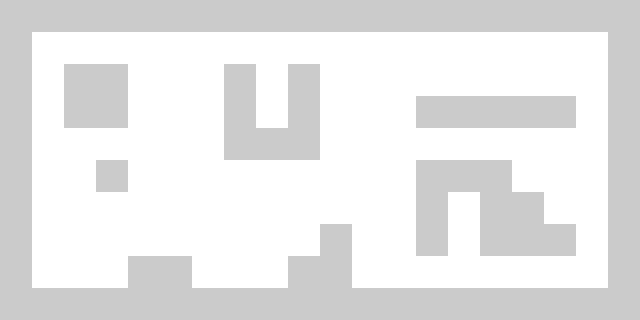

Tiled map render using the project's own tile images. Description and the whole map definition, tile-layer contents included, below:
An orthogonal 20x10 tile map with 32x32 px tiles, 1 tile layer (Calque de Tuiles 1).

<map version="1.10" tiledversion="1.11.0" orientation="orthogonal" renderorder="right-down" width="20" height="10" tilewidth="32" tileheight="32" infinite="0" nextlayerid="2" nextobjectid="1">
 <tileset firstgid="1" source="blanc_et_girs_001.tsx" />
 <layer id="1" name="Calque de Tuiles 1" width="20" height="10">
  <data encoding="csv">
2,2,2,2,2,2,2,2,2,2,2,2,2,2,2,2,2,2,2,2,
2,1,1,1,1,1,1,1,1,1,1,1,1,1,1,1,1,1,1,2,
2,1,2,2,1,1,1,2,1,2,1,1,1,1,1,1,1,1,1,2,
2,1,2,2,1,1,1,2,1,2,1,1,1,2,2,2,2,2,1,2,
2,1,1,1,1,1,1,2,2,2,1,1,1,1,1,1,1,1,1,2,
2,1,1,2,1,1,1,1,1,1,1,1,1,2,2,2,1,1,1,2,
2,1,1,1,1,1,1,1,1,1,1,1,1,2,1,2,2,1,1,2,
2,1,1,1,1,1,1,1,1,1,2,1,1,2,1,2,2,2,1,2,
2,1,1,1,2,2,1,1,1,2,2,1,1,1,1,1,1,1,1,2,
2,2,2,2,2,2,2,2,2,2,2,2,2,2,2,2,2,2,2,2
</data>
 </layer>
</map>